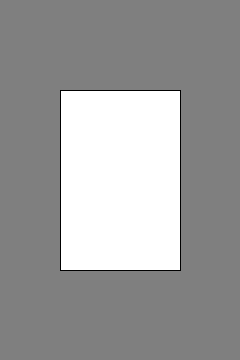
Frame 1 (no input)
Frame 60 (the mouse pressed at the canvas centre just before this capture): identical to frame 1, image omitted
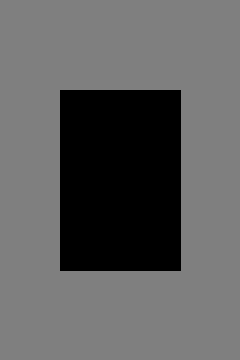
Frame 120 (the mouse held since frame 60 and released just before this capture)

The Processing sketch that drew these frames (run headless with seeded random() and noise(); from frame 60 on, the mouse is pressed at the canvas centre):

// Processing sketch: SimpleButtonExample
// ── SimpleButtonExample.pde
// Interfacene er beskrevet i Interfaces eksempelet
// Interfaces described in the Interfaces example
interface PLabBridge {
  public int getWidth ();
  public int getHeight ();
  public void write (String string);
  public void subscribeRead (PLabRead sub);
  public void subscribeError (PLabRead sub);
}
interface PLabRead {
  public void read(String string);
}
private PLabBridge pBridge;

/**
 * Bruker denne som setup
 *
 * Uses this as setup
 */
void bindPLabBridge (PLabBridge bridge) {
  // Bind brua til den faktiske instansen
  // Bind the bridge to the instance
  pBridge = bridge;
  // Sett stoerrelsen basert paa vindustoerrelsen 
  // Set the size based on window size
  size (bridge.getWidth (), bridge.getHeight ());
  
  // Registrer error output som en anonym indre klasse
  // Register error output with anonymous inner class
  /*
  bridge.subscribeError (new PLabRead () {
    public void read (String string) {
      // Send videre til konsoll-ut
      // Forward to console output
      println (string);
    }
  });
  */
  btnChanged ();
}

// For aa faa relativ posisjon definerer vi verdens stoerrelse
// To get relative positions, we define world size
int worldWidth = 100;
int worldHeight = 100;

// Vi definerer egenskapene til knappen i verdenssystemet
// We define properties of our button in the world system
int buttonX = 25;                         // worldWidth / 4
int buttonY = 25;                         // worldHeight / 4
int buttonSize = 50;                      // worldWidth / 2 or worldHeight / 2
boolean buttonPressed = false;

// Oversettelse fra verdenskoordinater til skjermkoordinater
// Conversion from world coordinates to screen coordinates
int bToScreenX (int x) {
  // Eksplisitt casting paa grunn av appen har javascript oppfoersel
  // Explicit cast done because of app javascript behaviour
  return (int) (width * x / worldWidth);
}
int bToScreenY (int y) {
  // Eksplisitt casting paa grunn av appen har javascript oppfoersel
  // Explicit cast done because of app javascript behaviour
  return (int) (height * y / worldHeight);
}

// Oversettelse fra skjermkoordinater til verdenskoordinater
// Conversion from screen coordinates to world coordinates
int bToWorldX (int sx) {
  // Eksplisitt casting paa grunn av appen har javascript oppfoersel
  // Explicit cast done because of app javascript behaviour
  return (int) (worldWidth * sx / width);
}
int bToWorldY (int sy) {
  // Eksplisitt casting paa grunn av appen har javascript oppfoersel
  // Explicit cast done because of app javascript behaviour
  return (int) (worldHeight * sy / height);
}

// setup () brukes kun til testing
// setup () is only used for testing purposes
void setup () {
  // Denne "Sett stoerrelsen" vil bli overkjoert naar brua blir bundet
  // This size set will be overridden when bridge is bound
  size (240, 360);
}

// Gjoer tegningen. Hovedloopen til eksempelet
// Does the drawing. Main loop of example
void draw () {
  // Kjoer update () for aa sjekke om knappen er trykt ned
  // Run update () to check if button is pressed
  bUpdate ();
  // graa bakgrunn
  // grey background
  background (#7F7F7F);
  // svart omriss til knappen
  // black stroke around the button
  stroke (#000000);
  // Fyll farge settes basert paa om knappen er trykt ned
  // Set fill color based on pressed status
  if (buttonPressed) {
    // Trykket -> svart knapp
    // Pressed -> black button
    fill (#000000);
  } else {
    // Uroert -> hvit knapp
    // Unpressed -> white button
    fill (#FFFFFF);
  }
  
  // Tegn knappen
  // Draw the button
  // Husk aa oversette til verdenskoordinater
  // Remember to translate coordinates to world coordinates
  rect (bToScreenX (buttonX), bToScreenY (buttonY), bToScreenX (buttonSize), bToScreenY (buttonSize));
}

void bUpdate () {
  boolean oldPressed = buttonPressed;
  // Standardverdien til knappen er alltid av
  // Default press status to false
  buttonPressed = false;
  // Hvis musa er trykt
  // If mouse is pressed
  if (mousePressed) {
    // Oversett musekoordinater (skjermkoordinater) til verdenskoordinater
    // Translate mouse coordinates (screen coordinates) to world coordinates
    int mX = bToWorldX (mouseX);
    int mY = bToWorldY (mouseY);
    // Sjekk om musa er innenfor i x-retning
    // Check if mouse is within bounds in x direction
    buttonPressed = mX >= buttonX && mX <= (buttonX + buttonSize);
    // Sjekk om musa er innenfor i y-retning
    // Check if mouse is within bounds in y direction
    buttonPressed = buttonPressed && mY >= buttonY && mY <= (buttonY + buttonSize); 
  }
  
  // Hvis statusen til knappen er endret, si ifra til brua. Dette gir oss minimalt med kommunikasjon
  // If the new status is changed, notify the bridge. This minimizes communication
  if (oldPressed != buttonPressed) {
    btnChanged ();
  }
}

void btnChanged () {
  // Denne kalles naar statusen til knappen har endra seg. Si ifra til brua
  // This is called when status of button has changed. Notify bridge
  // SJEKK ALLTID OM DET ER NULL FOR AA UNNGAA FEIL
  // ALLWAYS CHECK FOR NULL TO AVOID ERRORS
  
  if (pBridge != null) {
    String send;
    if (buttonPressed) {
      send = "ON;";
    } else {
      send = "OFF;";
    }
    pBridge.write (send);
  }
  
}
